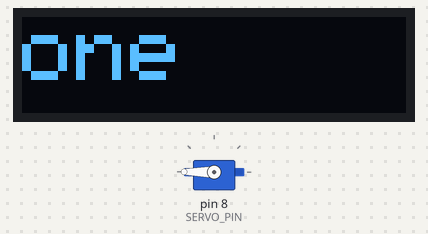
The sketch below on a simulated Arduino Uno, built with avr-gcc and run on an emulated ATmega328P. On the bench: 128×32 one-colour display, servo. What the sketch prints to the serial monitor is not drawn.

Above: at 0.3 s.
At 9.5 s:
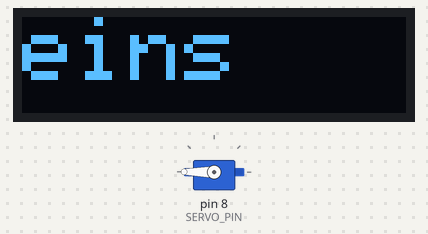
At 18.8 s:
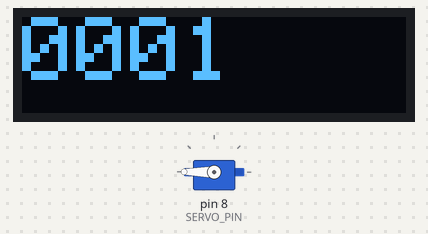
At 37.2 s:
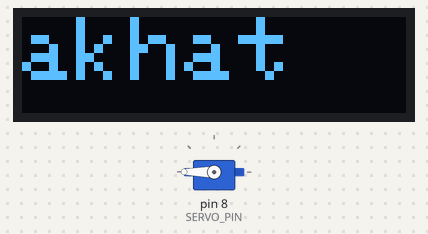
Timing chart, 0 to 40.0 s (numbered marks = the images above):
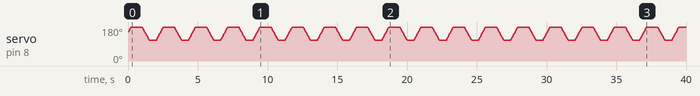

The sketch:

finalCode_ForMotorandText.ino
```cpp
/**
PIA's DES242 MACHINE: metronomic-transcendential device

connecting the motor & little display to each other.
trying to mimic realistic pendulum movement. Just very lazily...
**/

// LIBRARIES
#include <Servo.h>
#include <Wire.h>
#include <Adafruit_GFX.h>
#include <SPI.h>
#include <Adafruit_SSD1306.h>

// lcd pins, object & variables
#define SCREEN_WIDTH 128 // OLED display width, in pixels
#define SCREEN_HEIGHT 32 // OLED display height, in pixels
#define OLED_RESET     -1 // Reset pin # (or -1 if sharing Arduino reset pin)
#define SCREEN_ADDRESS 0x3C ///< See datasheet for Address; 0x3D for 128x64, 0x3C for 128x32

Adafruit_SSD1306 little(SCREEN_WIDTH, SCREEN_HEIGHT, &Wire, OLED_RESET);

String countingWords[20] = {
  "one", "two", "three", "four", // englitch
  "tahi", "rua", "toru", "wha", // te reo
  "eins", "zwei", "drei", "vier", // german
  "akhat", "shta'im", "shalosh", "arba", // hebrew
  "0001", "0010", "0011", "0100"}; // binary
// index variable: display starts @ modulo over to "one".
int wordIndex = sizeof(countingWords) - 1;

// servo obj. & variables
Servo myServo;
const int SERVO_PIN = 8;

int centre = 155;
int angle = 45;
int speed = 7;
int offset = 20;
int waitForChange = 490;
int count = 0;


void setup() {
  // initializing the serial & little display.
  Serial.begin(9600);

  little.begin(SSD1306_SWITCHCAPVCC, SCREEN_ADDRESS);
  little.clearDisplay();

  myServo.attach(SERVO_PIN);
  myServo.write(centre);

  Serial.println("START!");
}


void loop() {
  // move to LEFT from CENTER.
  for (int i = centre; i <= centre + angle; i++) {
    moveServo(i);
    // change text before end of rotation - looks better!
    if (i == centre + angle - offset) {
      changeLittleScreen();
    }
  }
  delay(waitForChange); // delay to switch sides.

  // moving to CENTER from LEFT.
  for (int i = centre + angle; i >= centre; i--) {
    moveServo(i);
  }

  // moving to RIGHT from CENTER.
  for (int i = centre; i >= centre - angle; i--) {
    moveServo(i);

    if (i == centre - angle + offset) {
      changeLittleScreen();
    }
  }
  delay(waitForChange);

  // moving to CENTER from RIGHT.
  for (int i = centre - angle; i <= centre; i++) {
    moveServo(i);
  }
}

void changeLittleScreen() {
  incrementWordIndex();
  count++;
  little.clearDisplay();

  // draw WHITE TEXT in the top-left corner
  little.setTextSize(3);
  little.setTextColor(SSD1306_WHITE);        // Draw white text
  little.setCursor(0, 0);
  little.println(countingWords[wordIndex]);

  little.display();
}

void incrementWordIndex() {
  wordIndex = (wordIndex + 1) % ((sizeof(countingWords)) / sizeof(countingWords[0]));
}

void moveServo(int angle) {
  myServo.write(angle);
  delay(speed);
}
```
